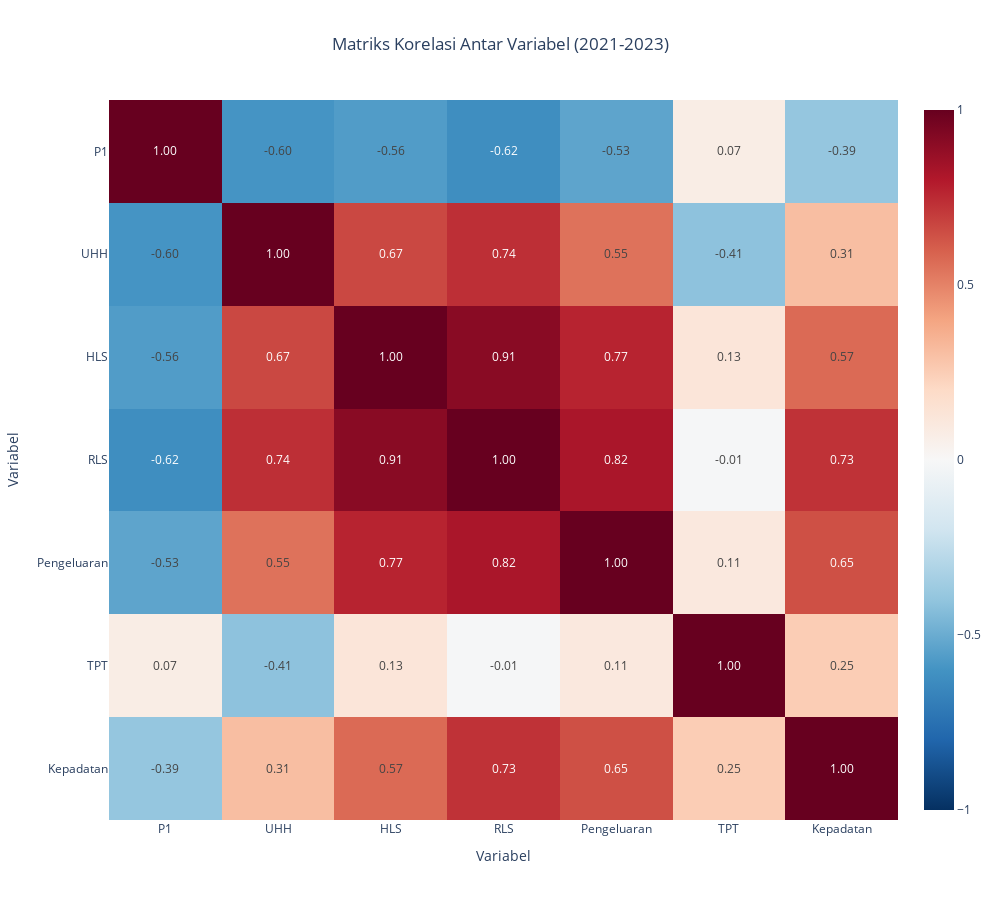

Source (notebook cell):
### Markdown cell above
### **6. Matriks Korelasi**

### Code cell
print("Membuat Heatmap Korelasi...")

corr_matrix = df_numeric.corr()

fig = px.imshow(corr_matrix,
                text_auto='.2f', # Tampilkan angka
                aspect="auto",
                color_continuous_scale='RdBu_r', # Skala warna Merah-Biru
                zmin=-1, zmax=1,
                title="Matriks Korelasi Antar Variabel (2021-2023)"
                )

fig.update_layout(
    title_x=0.5, # Judul di tengah
    width=1000,   # Lebar gambar
    height=900,  # Tinggi gambar
    xaxis_title="Variabel",
    yaxis_title="Variabel"
)

# 4. Tampilkan
fig.show()

# 5. Simpan ke HTML
# output_file = os.path.join(path_visualisasi, "heatmap.html")
# fig.write_html(output_file)
# print(f"--> File tersimpan: {output_file}")

print("\nDeteksi Multikolinearitas (Korelasi > 0.8)")
pairs = corr_matrix.abs().unstack().sort_values(ascending=False)
high_corr_pairs = pairs[(pairs > 0.8) & (pairs < 1.0)]

if not high_corr_pairs.empty:
    print("[PERINGATAN] Ditemukan pasangan variabel dengan korelasi sangat tinggi:")
    print(high_corr_pairs.drop_duplicates())
else:
    print("Aman: Tidak ditemukan korelasi antar variabel independen di atas 0.8.")

### Figure 1 — Plotly figure (JSON) as saved in the notebook; plotly's stock layout.template omitted (floating-point values rounded to 4 significant figures)
{"data": [{"coloraxis": "coloraxis", "hovertemplate": "x: %{x}<br>y: %{y}<br>color: %{z}<extra></extra>", "name": "0", "texttemplate": "%{z:.2f}", "type": "heatmap", "x": ["P1", "UHH", "HLS", "RLS", "Pengeluaran", "TPT", "Kepadatan"], "xaxis": "x", "y": ["P1", "UHH", "HLS", "RLS", "Pengeluaran", "TPT", "Kepadatan"], "yaxis": "y", "z": [[1.0, -0.5956, -0.5637, -0.6231, -0.5312, 0.07413, -0.3917], [-0.5956, 1.0, 0.6668, 0.7362, 0.5483, -0.41, 0.3084], [-0.5637, 0.6668, 1.0, 0.9088, 0.7698, 0.1256, 0.5697], [-0.6231, 0.7362, 0.9088, 1.0, 0.8208, -0.01189, 0.7276], [-0.5312, 0.5483, 0.7698, 0.8208, 1.0, 0.1054, 0.6451], [0.07413, -0.41, 0.1256, -0.01189, 0.1054, 1.0, 0.2528], [-0.3917, 0.3084, 0.5697, 0.7276, 0.6451, 0.2528, 1.0]]}], "layout": {"coloraxis": {"cmax": 1, "cmin": -1, "colorscale": [[0, "rgb(5,48,97)"], [0.1, "rgb(33,102,172)"], [0.2, "rgb(67,147,195)"], [0.3, "rgb(146,197,222)"], [0.4, "rgb(209,229,240)"], [0.5, "rgb(247,247,247)"], [0.6, "rgb(253,219,199)"], [0.7, "rgb(244,165,130)"], [0.8, "rgb(214,96,77)"], [0.9, "rgb(178,24,43)"], [1, "rgb(103,0,31)"]]}, "height": 900, "title": {"text": "Matriks Korelasi Antar Variabel (2021-2023)", "x": 0.5}, "width": 1000, "xaxis": {"anchor": "y", "domain": [0, 1], "title": {"text": "Variabel"}}, "yaxis": {"anchor": "x", "autorange": "reversed", "domain": [0, 1], "title": {"text": "Variabel"}}}}
